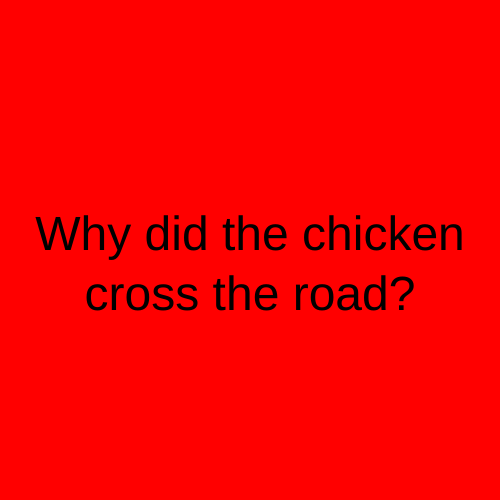
Frame 1 (no input)
Frame 60 (no input): identical to frame 1, image omitted
Frame 120 (the mouse pressed at the canvas centre since frame 60): identical to frame 1, image omitted

The p5.js sketch that drew this single still picture (run headless with seeded random() and noise() and a simulated clock; from frame 60 on, the mouse is pressed at the canvas centre):

// p5.js sketch
// ── sketch.js
let state = 0;

function setup() {
  createCanvas(500, 500);
  textAlign(CENTER);
  textSize(48);
}

function draw() {
  switch (state) {
    case 0:
      background('red');
      text("Why did the chicken\ncross the road?", width / 2, height / 2);
      break;
    case 1:
      background('green');
      text("to get to the other side", width / 2, height / 2)
      break;

  }
}

function mouseReleased() {
  state++;
  if (state > 1) {
    state = 0;
  }
}
